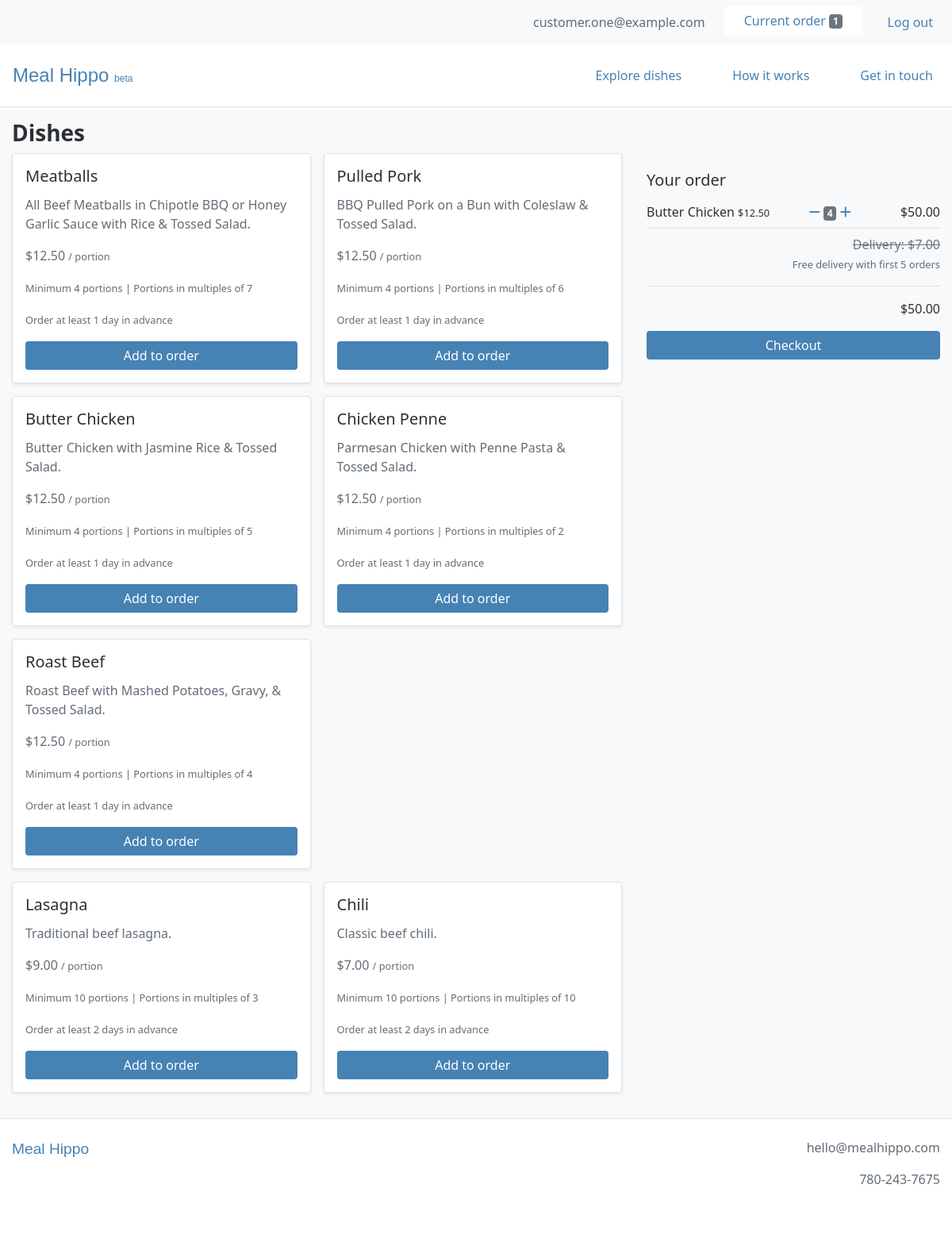
Page /order/items (signed in) on the earlier database version.
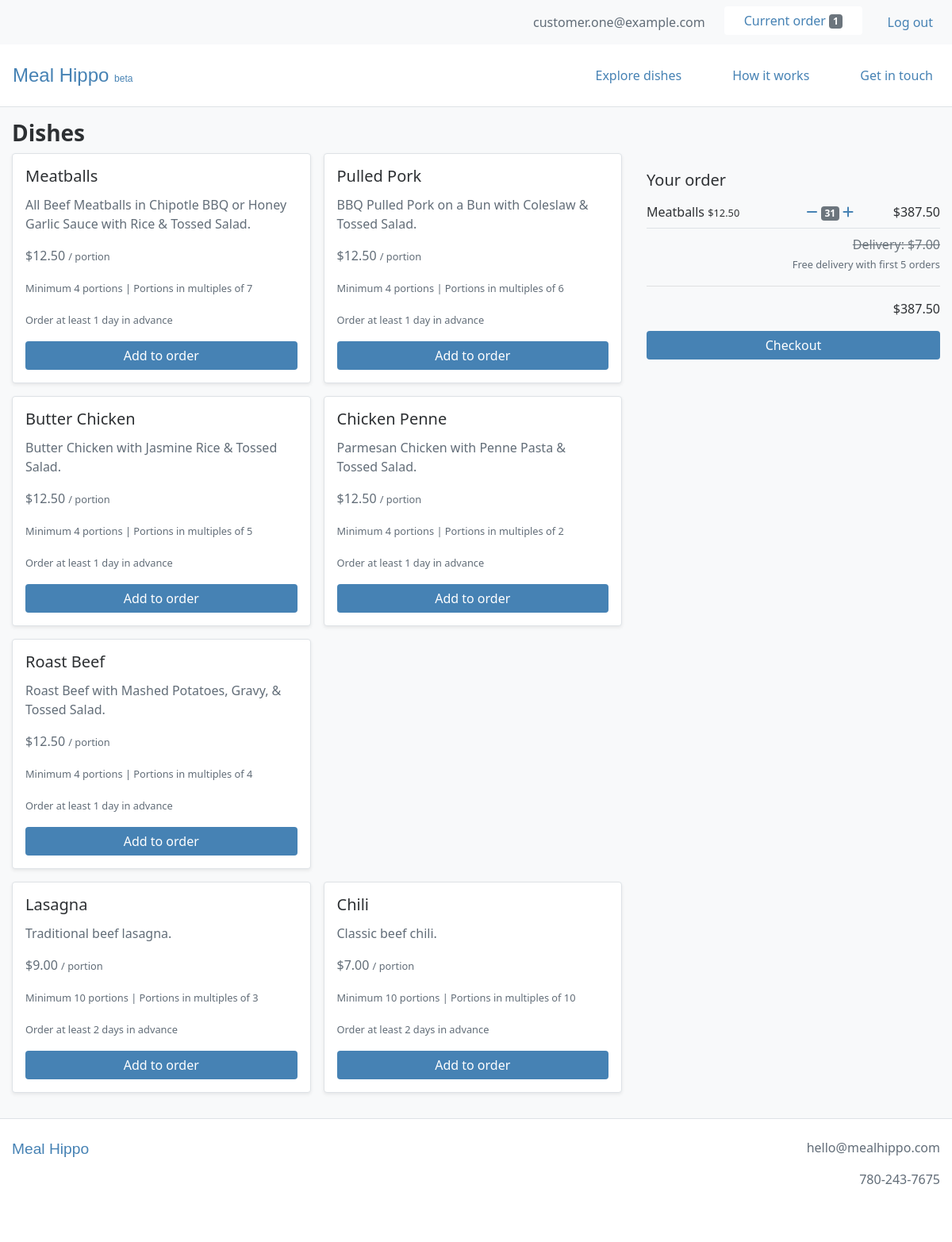
Same page on the later database version.
### webplatform/models.py (models this page shows, shortened)
class Item(models.Model):
    supplier = models.ForeignKey(Supplier, on_delete=models.CASCADE)
    name = models.CharField(max_length=100)
    description = models.TextField()
    price = models.FloatField()
    minimum_portions = models.IntegerField(blank=True, null=True)
    portion_increment = models.IntegerField(blank=True, null=True)
    minimum_lead_time = models.IntegerField(blank=True, null=True)
    is_active = models.BooleanField()
    created_at = models.DateTimeField(auto_now_add=True)
    modified_at = models.DateTimeField(auto_now=True)
    def get_add_to_order_url(self):
        return reverse("webplatform:add_to_order", kwargs={'pk': self.pk})
    def get_remove_from_order_url(self):
        return reverse("webplatform:remove_from_order", kwargs={'pk': self.pk})

class OrderItem(models.Model):
    user = models.ForeignKey(settings.AUTH_USER_MODEL, on_delete=models.CASCADE)
    item = models.ForeignKey(Item, on_delete=models.CASCADE)
    quantity = models.IntegerField(default=1)
    is_completed = models.BooleanField(default=False)
    def get_total_item_price(self):
        return self.quantity * self.item.price

class Order(models.Model):
    user = models.ForeignKey(settings.AUTH_USER_MODEL, on_delete=models.CASCADE)
    items = models.ManyToManyField(OrderItem)
    delivery_date = models.DateField(null=True)
    delivery_time = models.TimeField(null=True)
    is_completed = models.BooleanField(default=False)
    payment = models.ForeignKey(Payment, on_delete=models.SET_NULL, blank=True, null=True)
    created_at = models.DateTimeField(auto_now_add=True)
    modified_at = models.DateTimeField(auto_now=True)
    def get_total_order_price(self):
        total_order_price = 0
        for item in self.items.all():
            total_order_price += item.get_total_item_price()
        return total_order_price

### webplatform/views.py (the view)
# urls.py: path('order/items', views.OrderItemsView.as_view(), name='order_items_view'),
class OrderItemsView(ListView):
    model = models.Supplier
    template_name = 'webplatform/order_items_view.html'
    context_object_name = 'active_suppliers'
    def get_queryset(self):
        return models.Supplier.objects.filter(is_active=True)
    def get_context_data(self, **kwargs):
        context = super().get_context_data(**kwargs)
        if self.request.user.is_authenticated:
            order_qs = models.Order.objects.filter(user=self.request.user, is_completed=False)
            if order_qs.exists():
                order = order_qs[0]
                context['order'] = order
                order_items = order.items.all()
                context['order_items'] = order_items
        return context

### webplatform/templatetags/cart_templatetags.py (called while the page is built)
@register.filter
def cart_item_count(user):
    if user.is_authenticated:
        queryset = models.Order.objects.filter(user=user, is_completed=False)
        if queryset.exists():
            return queryset[0].items.count()
    return 0

### webplatform/templates/webplatform/order_items_view.html (shortened to what this page needs)
{% extends 'base.html' %}
{% load static %}
{% load humanize %}
{% block content %}
<div class="container-fluid bg-light py-3">
  <div class="row">
    {% if order_items %}
      <div class="col-8 pr-0">
    {% else %}
      <div class="col pr-0">
    {% endif %}
      <div class="container-fluid p-0">
        <h3><b>Dishes</b></h3>
        {% for active_supplier in active_suppliers %}
          <div class="row m-0 p-0">
              {% for item in active_supplier.item_set.all %}
                <div class="col-lg-6 col-12 mb-3 m-0 p-0">
                  <div class="card mr-3 p-3 border rounded shadow-sm">
                    <h5 class="card-title">{{ item.name }}</h5>
                    <p class="card-text">{{ item.description }}</p>
                    <p class="card-text">${{ item.price|floatformat:2|intcomma }} <small>/ portion</small></p>
                    <p class="card-text"><small>
                      Minimum {{ item.minimum_portions }} {% if item.minimum_portions > 1 %}portions{% else %}portion{% endif %}
                      {% if item.portion_increment > 1 %} | Portions in multiples of {{ item.portion_increment }}{% endif %}
                    </small></p>
                    <p class="card-text"><small>Order at least {{ item.minimum_lead_time }} {% if item.minimum_lead_time > 1 %}days{% else %}day{% endif %} in advance</small></p>
                    {% if user.is_authenticated %}
                      <a href="{{ item.get_add_to_order_url }}" class="btn btn-primary btn-block">Add to order</a>
                    {% else %}
                      <a href="{% url 'login' %}?next={% url 'webplatform:order_items_view' %}" class="btn btn-primary btn-block">Add to order</a>
                    {% endif %}
                  </div>
                </div>
              {% endfor %}
          </div>
        {% endfor %}
      </div>
    </div>
    {% if order_items %}
      <div class="col-4 mt-5 pt-3">
        <div class="sticky-top">
          <h5>
            Your order
          </h5>
          <div class="container">
            {% for order_item in order_items %}
              <div class="row py-2">
                <div class="col-xl-6 text-xl-left px-0">
                  {{ order_item.item.name }} <small class="mr-3">${{ order_item.item.price|floatformat:2|intcomma }}</small>
                </div>
                <div class="col-xl-3 text-xl-center px-0">
                  <a href="{{ order_item.item.get_remove_from_order_url }}"><i class="fas fa-minus"></i></a>
                  <span class="badge badge-secondary">{{ order_item.quantity }}</span>
                  <a href="{{ order_item.item.get_add_to_order_url }}"><i class="fas fa-plus"></i></a>
                </div>
                <div class="col-xl-3 text-xl-right px-0">
                  ${{ order_item.get_total_item_price|floatformat:2|intcomma }}
                </div>
              </div>
            {% endfor %}
          </div>
          <div class="container">
            <div class="row border-top py-2 mb-2">
              <div class="col text-xl-right px-0">
                <s class="text-secondary">Delivery: $7.00</s>
                <p><small>Free delivery with first 5 orders</small></p>
                <hr>
                ${{ order.get_total_order_price|floatformat:2|intcomma }}
              </div>
            </div>
          </div>
          <a href="{% url 'webplatform:order_timing_view' %}" class="btn btn-primary btn-block">Checkout</a>
        </div>
      </div>
    {% endif %}
  </div>
</div>
{% endblock %}

Differences in the rows shown:
no longer on this page (row unchanged): OrderItem: item.name "Butter Chicken", item.price "12.50", quantity "4", get_total_item_price "50.00"
removed Order: get_total_order_price "50.00"
now on this page (row edited): OrderItem: item.name "Meatballs", item.price "12.50", quantity "31", get_total_item_price "387.50"
added Order: get_total_order_price "387.50"
